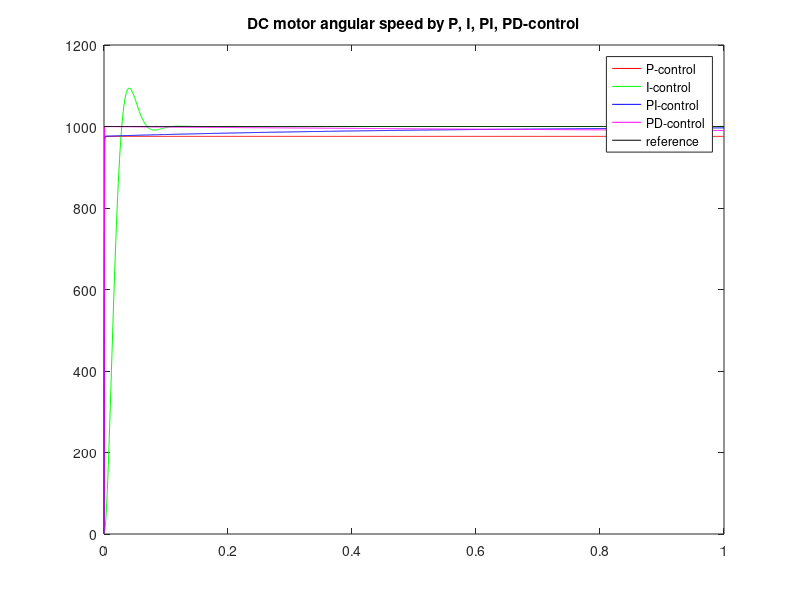

Write MATLAB code to recreate this figure.
%
%   Simulation of dc_motor I-control
%     Author: Keitaro Naruse
%     Date: 2023-04-10
%     You should update motor parameteres and equations
%     MIT License
%

% Motor parameters
% R = 2.61;
% L = 0.02 * 1E-3;
% Jm = 0.014 * 1E-7;
% Ki = 15400/60*2*pi;
% Ke = 1/Ki;
% Kt = 0.657 * 1E-3;
% Tm = ( R * Jm ) / ( Ke * Kt ) ;
% Te = L/R;

R = 37.5;
L = 0.29 * 1E-3;
Jm = 0.015 * 1E-7;
Ki = 3840/60*2*pi;
Ke = 1/Ki;
Kt = 2.63 * 1E-3;
Tm = ( R * Jm ) / ( Ke * Kt ) ;
Te = L/R;


% Set a plant of DC motor speed as transfer function
P = tf([1], [Ke*Tm*Te, Ke*Tm, Ke]);

% Simulation setting
t = [0 : 0.001 : 1];

% % Set an I-controller
% C1 = 0.1 * tf([1], [1, 0]);
% C2 = 0.01 * tf([1], [1, 0]);
% C3 = 0.001 * tf([1], [1, 0]);
% P, I, PI, and PD control
C1 = 0.1;                      % P
C2 = tf([0.2], [1, 0]);        % I
C3 = tf([0.1, 0.2], [1, 0]);   % PI
C4 = tf([0.2, 0.1], [1]);      % PD

% Set a reference 300, 600, 900 [rad/s] 1000
% X3 = 300 * ones(size(t));
% X6 = 600 * ones(size(t));
% X9 = 900 * ones(size(t));
X10 = 1000 * ones(size(t));

% Whole system
G1 = feedback(C1*P, 1);
G2 = feedback(C2*P, 1);
G3 = feedback(C3*P, 1);
G4 = feedback(C4*P, 1);

% Simulation
Y_G1_X10 = lsim(G1, X10, t);
Y_G2_X10 = lsim(G2, X10, t);
Y_G3_X10 = lsim(G3, X10, t);
Y_G4_X10 = lsim(G4, X10, t);

% Plot for c = 0.1
figure(1);
plot(t, Y_G1_X10, 'r-',  t, ...
    Y_G2_X10, 'g-',   ...
    t, Y_G3_X10, 'b-',   ...
    t, Y_G4_X10, 'm-', t, X10, 'k');


xlim([0 1]); ylim([0 1200]);
title('DC motor angular speed by P, I, PI, PD-control');
legend('P-control', 'I-control', 'PI-control', 'PD-control', 'reference');


% 
% % Plot for c = 0.01
% figure(2);
% plot(t, Y_G2_X3, 'r-', t, X3, 'k-',...
%     t, Y_G2_X6, 'g-', t, X6, 'k-', t, Y_G2_X9, 'b-',t,X9,'k-');
% xlim([0 1]); ylim([0 1200]);
% title('DC motor angular speed by P-control: k = 0.01');
% legend('x = 300', 'x = 600', 'x = 900');
% 
% % Plot for c = 0.001
% figure(3);
% plot(t, Y_G3_X3, 'r-', t, X3, 'k-', ...
%     t, Y_G3_X6, 'g-', t, X6, 'k-' ,t, Y_G3_X9, 'b-', t, X9, 'k-');
% xlim([0 1]); ylim([0 1200]);
% title('DC motor angular speed by P-control: k = 0.001');
% legend('x = 300', 'x = 600', 'x = 900');
% 
% % Plot for x = 900
% figure(6);
% plot(t, Y_G1_X9, 'r-', t, Y_G2_X9, 'g-', t, Y_G3_X9, 'b-', t, X9, 'k-');
% xlim([0 1]); ylim([0 1200]);
% title('DC motor angular speed by I-control for x = 900');
% legend('k = 0.1', 'k = 0.01', 'k = 0.001');
% 
